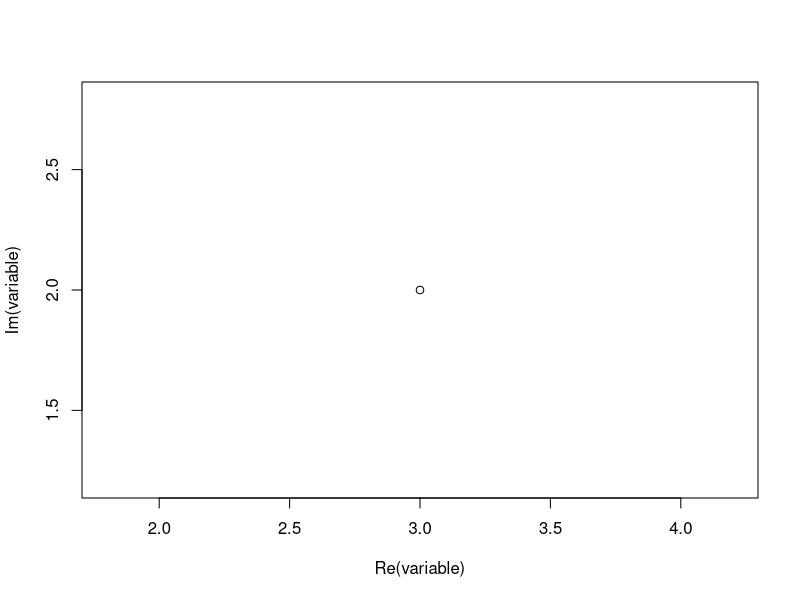

Source code (R): (Note: this script raises an error after producing the figure.)
# R is like a fast calculator

232047294879347 * 242424 / 12313 +2

# in R <- is used to assign a value to a variable. You can also use =

test_variable <- 232047294879347 * 242424 / 12313 +2
test_variable

#you can use rm() to remove a variable, object
rm(test_variable)
test_variable = 2
test_variable

# you do not have to remove to update or change the variable
# and you can change the variable using it's own value
test_variable <- test_variable * test_variable
test_variable

#### The datatype of each variable is inferred

#### R's datatypes 

# Logical is either TRUE or FALSE
variable <- FALSE 
class(variable)

# Numeric is a number that can include fractual parts, i.e. 2.34 
variable <- 2.34 
class(variable)

# Integer is a whole number
variable <- 2L 
variable
class(variable)

##### Sidetrack

# Integers are cheaper than Numerics
object.size(c(1L,2L,3L,4L,5L)) < object.size(c(1,2,3,4,5))
# Unless they are empty
object.size(numeric()) == object.size(integer())
# Than they are both 48bytes
object.size(numeric())

##### Back to data types

# You can also express complex numbers
variable <- 3 + 2i
variable
class(variable)
# And plot them
plot(variable)

# Strings are called characters in R
variable <- "hello world"
variable
class(variable)

# And there is also raw data
variable <- charToRaw(variable)
variable
class(variable)

# raw objects are small. empty raw objects are also 48bytes though

object.size(raw())

### The types you will use most in DH are characters, numeric, and logical

### Technically everything that you have produced so far are vectors
### Vectors can be combined using the c() function

VectorA <- 2
VectorB <- c(1L,2L)
c(VectorA,VectorB)
class(c(VectorA,VectorB))
class(c(VectorB))

### A list is an R-object which can contain many different types
### like vectors, functions and even another list inside it.

list(VectorA, VectorB, list(VectorA, VectorB), mean)

### A matrix is a two-dimensional rectangular data set of ONE data type. 
### It can be created using a vector input to the matrix function.
### Create a matrix.
M <- matrix( c('a','a','b','c','b','a'), nrow = 2, ncol = 3, byrow = TRUE)
M

# Hold on, how does the matrix() function work
?matrix

# Compare
M <- matrix(c('a','a','b','c','b','a'), nrow = 2, ncol = 3, byrow = FALSE)
M

# Got it?

### A factor stores the vector and all its unique values
# Create a vector.
apples <- c('iOS','iPhone','MBP','iPhone','MBP')
# Create a factor object.
factor_apples <- factor(apples, levels = c("iOS", "iPhone", "MBP", "Mac"), ordered = T)
factor(apples)

# Have a look
apples
factor_apples
nlevels(factor_apples)
factor_apples[4]
as.character(factor_apples[4])

### Data Frames are mixed data presented in tabular form
# Create the data frame.
data_types <- data.frame(
  types = c("logical", "numerical","integer", "complex", "character", "raw"), 
  usage_probability = c(1, 1, 1, 0.1, 1, 0.5), 
  got_it = c(rep("yes", 5), "no"),
  answer = rep(42L, 6)
)
plot(data_types$types,data_types$usage_probability)

# Aside from Base R function, you can include
# third party function, objects, and data
# via library

library(tidyverse)

# but before you can use the library, you have to
# install it with the install.packages() function

install.packages("tidyverse")

# you only have to do it once on each new system
# or after upgrading your R version

library(tidyverse)

# The tidyverse package is a library that contains
# a lot of useful features and it is the package, I use
# in almost every R programme
# It has also change the dataframe type to a more modern
# object called tibble

data_types_tibble <- as_tibble(data_types)

# Let's have a look
data_types
data_types_tibble


# Data Structures often used in programming ####

# Strings and arrays

## string in R

newString <- "test"
length(newString)
nchar(newString)
gregexpr('e', newString)[[1]][1]
substr(newString, 2, 2)

##one dimensional arrays of simple types in R are best expressed as vectors. 
# there is the datatype array in R which can deal with multidimensionional array

intArray <- c(7L,8L,9L,10L)
length(intArray)
intArray 

## sidetrack, you do not need to remember this
intRealArray <- array(c(7L,8L,9L,10L),dim = c(4))
intRealArray

## hash tables
## R uses something like it that is called environment and lists
## there is a hashmap library though

# Linked Lists
## linked list are directly implemented in R using list
## R does the memory management for you... ... 

lst <- list() # creates an empty (length zero) list
lst
lst[[1]] <- 1 # automagically extends the lst
lst[[2]] <- 2 # ditto
lst

lst <- vector("list", 5)
lst
lst <- list(1, 2, 3, 4, 5)
lst
lst <- lst[-2]
lst

# Tree  
## Tree is just a list of lists
## (R likes copying (a lot), so if you want to store the data as a more complex graph, you need to use a graph db)

tree <- list(list(1, 2), list(3, list(4, 5)))

# left child: list(1, 2)
tree[[1]]

# right child
tree[[2]]

# left child of right child:list(4, 5)
tree[[2]][[1]]
